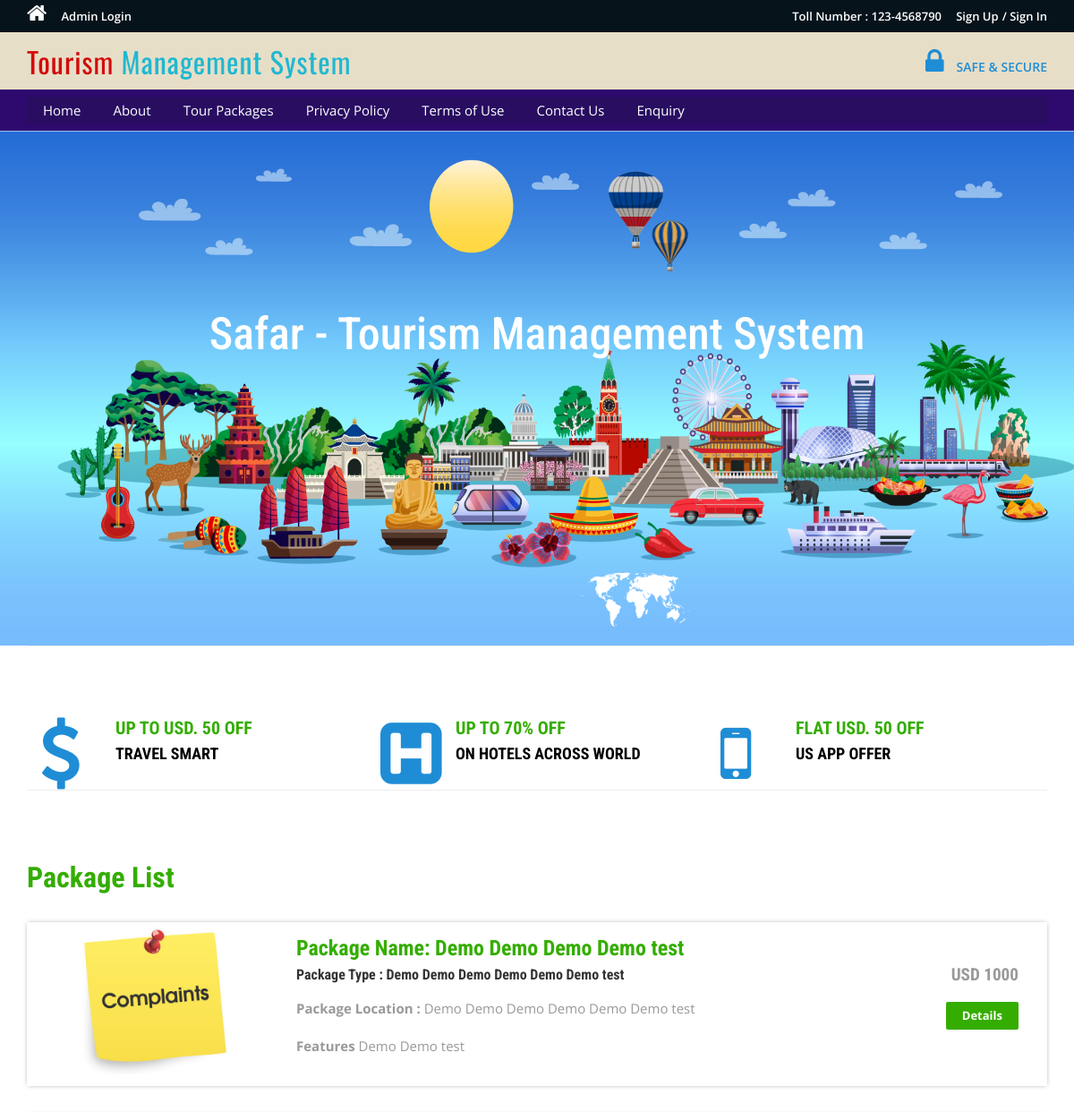
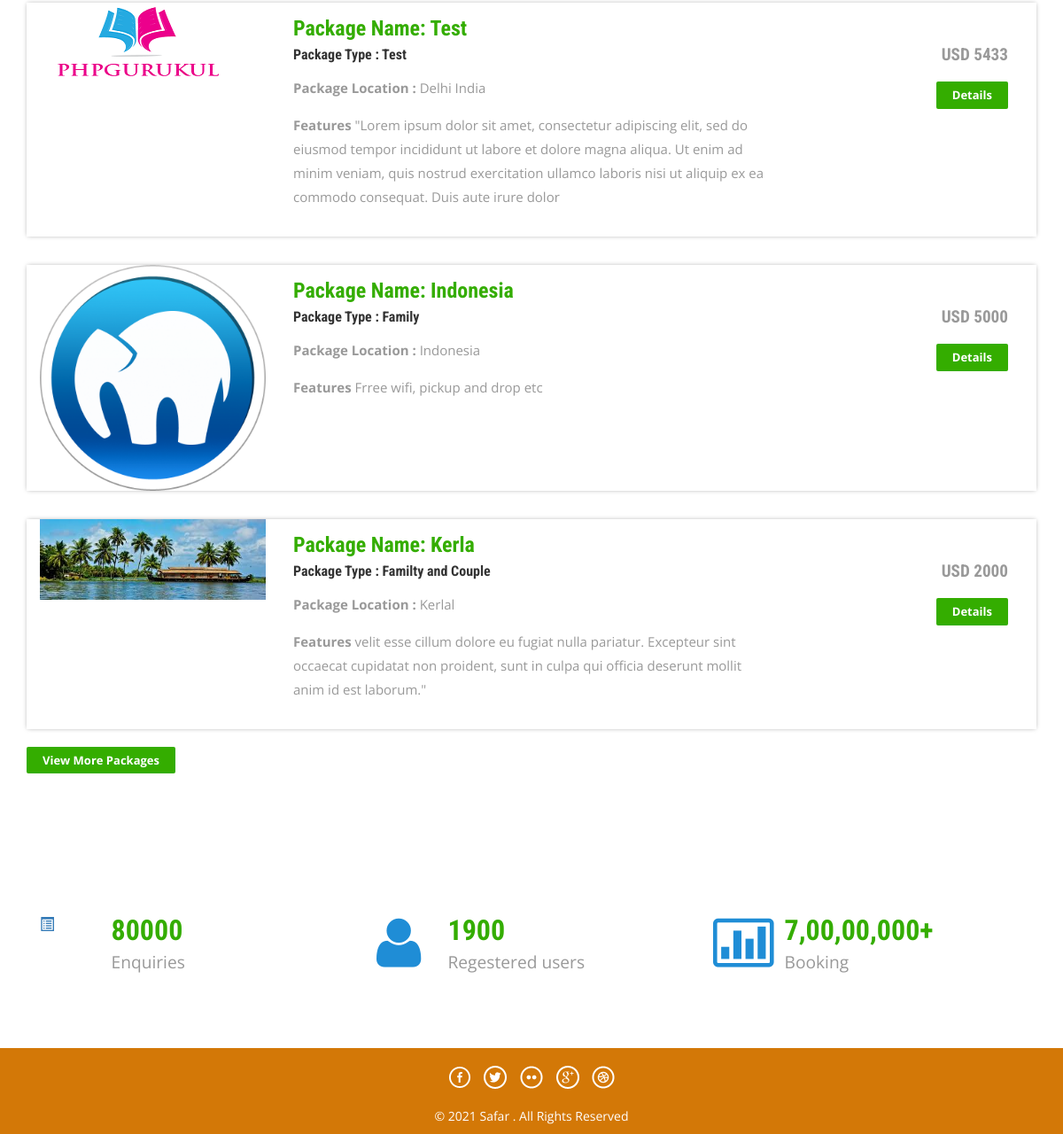
Screenshot of /tms/index.php with the database file from the repository (2 pictures, top to bottom).
### tables this page shows
CREATE TABLE `tourpackages` (
  `PackageId` int(11) NOT NULL,
  `PackageName` varchar(200) DEFAULT NULL,
  `PackageType` varchar(150) DEFAULT NULL,
  `PackageLocation` varchar(100) DEFAULT NULL,
  `PackagePrice` int(11) DEFAULT NULL,
  `PackageFetures` varchar(255) DEFAULT NULL,
  `PackageDetails` mediumtext DEFAULT NULL,
  `PackageImage` varchar(100) DEFAULT NULL,
  `Creationdate` timestamp NULL DEFAULT current_timestamp(),
  `UpdationDate` timestamp NULL DEFAULT NULL ON UPDATE current_timestamp()
);

### tms/index.php (the view, shortened to what this page needs)
<?php
include('includes/config.php');
?>
<!DOCTYPE HTML>
<html>
<head>
<link href="css/bootstrap.css" rel='stylesheet' type='text/css' />
<link href="css/style.css" rel='stylesheet' type='text/css' />
<link href="css/font-awesome.css" rel="stylesheet">
<link href="css/animate.css" rel="stylesheet" type="text/css" media="all">
</head>
<body>
<?php include('includes/header.php');?>
<div class="banner">
	<div class="container">
		<h1 class="wow zoomIn animated animated" data-wow-delay=".5s" style="visibility: visible; animation-delay: 0.5s; animation-name: zoomIn;"> Safar - Tourism Management System</h1>
	</div>
</div>
<div class="container">
	<div class="rupes">
		<div class="col-md-4 rupes-left wow fadeInDown animated animated" data-wow-delay=".5s" style="visibility: visible; animation-delay: 0.5s; animation-name: fadeInDown;">
			<div class="rup-left">
				<a href="offers.html"><i class="fa fa-usd"></i></a>
			</div>
			<div class="rup-rgt">
				<h3>UP TO USD. 50 OFF</h3>
				<h4><a href="offers.html">TRAVEL SMART</a></h4>
			</div>
				<div class="clearfix"></div>
		</div>
		<div class="col-md-4 rupes-left wow fadeInDown animated animated" data-wow-delay=".5s" style="visibility: visible; animation-delay: 0.5s; animation-name: fadeInDown;">
			<div class="rup-left">
				<a href="offers.html"><i class="fa fa-h-square"></i></a>
			</div>
			<div class="rup-rgt">
				<h3>UP TO 70% OFF</h3>
				<h4><a href="offers.html">ON HOTELS ACROSS WORLD</a></h4>
			</div>
				<div class="clearfix"></div>
		</div>
		<div class="col-md-4 rupes-left wow fadeInDown animated animated" data-wow-delay=".5s" style="visibility: visible; animation-delay: 0.5s; animation-name: fadeInDown;">
			<div class="rup-left">
				<a href="offers.html"><i class="fa fa-mobile"></i></a>
			</div>
			<div class="rup-rgt">
				<h3>FLAT USD. 50 OFF</h3>
				<h4><a href="offers.html">US APP OFFER</a></h4>
			</div>
				<div class="clearfix"></div>
		</div>
	</div>
</div>
<div class="container">
	<div class="holiday">
	<h3>Package List</h3>
<?php $sql = "SELECT * from tourpackages order by rand() limit 4";
$query = $dbh->prepare($sql);
$query->execute();
$results=$query->fetchAll(PDO::FETCH_OBJ);
if($query->rowCount() > 0)
{
foreach($results as $result)
{	?>
			<div class="rom-btm">
				<div class="col-md-3 room-left wow fadeInLeft animated" data-wow-delay=".5s">
					<img src="admin/pacakgeimages/<?php echo htmlentities($result->PackageImage);?>" class="img-responsive" alt="">
				</div>
				<div class="col-md-6 room-midle wow fadeInUp animated" data-wow-delay=".5s">
					<h4>Package Name: <?php echo htmlentities($result->PackageName);?></h4>
					<h6>Package Type : <?php echo htmlentities($result->PackageType);?></h6>
					<p><b>Package Location :</b> <?php echo htmlentities($result->PackageLocation);?></p>
					<p><b>Features</b> <?php echo htmlentities($result->PackageFetures);?></p>
				</div>
				<div class="col-md-3 room-right wow fadeInRight animated" data-wow-delay=".5s">
					<h5>USD <?php echo htmlentities($result->PackagePrice);?></h5>
					<a href="package-details.php?pkgid=<?php echo htmlentities($result->PackageId);?>" class="view">Details</a>
				</div>
				<div class="clearfix"></div>
			</div>
<?php }} ?>
<div><a href="package-list.php" class="view">View More Packages</a></div>
</div>
	</div>
<div class="routes">
	<div class="container">
		<div class="col-md-4 routes-left wow fadeInRight animated" data-wow-delay=".5s">
			<div class="rou-left">
				<a href="#"><i class="glyphicon glyphicon-list-alt"></i></a>
			</div>
			<div class="rou-rgt wow fadeInDown animated" data-wow-delay=".5s">
				<h3>80000</h3>
				<p>Enquiries</p>
			</div>
				<div class="clearfix"></div>
		</div>
		<div class="col-md-4 routes-left">
			<div class="rou-left">
				<a href="#"><i class="fa fa-user"></i></a>
			</div>
			<div class="rou-rgt">
				<h3>1900</h3>
				<p>Regestered users</p>
			</div>
				<div class="clearfix"></div>
		</div>
		<div class="col-md-4 routes-left wow fadeInRight animated" data-wow-delay=".5s">
			<div class="rou-left">
				<a href="#"><i class="fa fa-ticket"></i></a>
			</div>
			<div class="rou-rgt">
				<h3>7,00,00,000+</h3>
				<p>Booking</p>
			</div>
				<div class="clearfix"></div>
		</div>
		<div class="clearfix"></div>
	</div>
</div>
<?php include('includes/footer.php');?>
</body>
</html>

### tms/css/style.css (style rules this page uses)
html, body { font-size: 100%; background: #fff; font-family: 'Open Sans', sans-serif; }
body a,.grid_1,plan_1,plan_1.one,plan_1.two,i.icon1, i.icon2, i.icon3, i.icon4, i.icon5, i.icon6 { transition:0.5s all; -webkit-transition:0.5s all; -moz-transition:0.5s all; -o-transition:0.5s all; -ms-transition:0.5s all; }
h1,h2,h3,h4,h5,h6 { margin:0; font-family: 'Roboto Condensed', sans-serif; }
p { margin:0; }
.banner { background: url(../images/travel.png)no-repeat; background-size: cover; -webkit-background-size: cover; -o-background-size: cover; -ms-background-size: cover; -moz-background-size: cover; min-height: 575px; }
.banner h1 { font-size: 50px; margin-bottom: 40px; padding: 4em 0 0; text-align: center; color: #ffffff; }
.rup-left { float: left; width: 24%; }
.rup-rgt { float: left; width: 76%; }
.rupes { padding: 5em 0; border-top: 1px solid rgba(236, 236, 236, 0.9); border-bottom: 1px solid rgba(236, 236, 236, 0.9); }
i.fa.fa-usd { font-size: 5em; color: #1f8dd6; }
i.fa.fa-h-square { font-size: 5em; color: #1f8dd6; }
i.fa.fa-mobile { font-size:5em; color: #1f8dd6; }
.rupes h3 { font-size: 20px; color: #34ad00; font-weight: 700; }
.rupes h4 { font-size: 18px; margin: 8px 0; font-weight: 700; }
.rupes h4 a { color: #000000; }
.rup-left a { display: inline-block; }
.routes { padding: 5em 0; }
.rou-left { float: left; width: 23%; }
.rou-rgt { float: left; width: 70%; }
i.fa.fa-truck,i.fa.fa-user,i.fa.fa-ticket { font-size: 4em; color:#1f8dd6; }
.routes h3 { font-size: 2em; font-weight: 700; color: #34ad00; }
.routes p { font-size: 1.2em; color: #999; line-height: 1.8em; }
.holiday { padding: 5em 0; }
.holiday h3 { font-size: 2em; font-weight: 700; color: #34ad00; }
.holiday p { font-size: 1.2em; line-height: 1.8em; margin: 1em 0; color: #999; }
a.view { padding: 6px 18px; font-weight: 700; color: #fff; background-color: #34ad00; border: 0; font-size: 13px; border-radius: 2px; -webkit-transition: all .2s; -moz-transition: all .2s; transition: all .2s; margin-top: 20px; display: inline-block; }
.rom-btm { margin-top: 2em; box-shadow: 0px 0px 5px -1px rgba(0, 0, 0, 0.37); }
.rom-btm h4 { font-size: 1.5em; font-weight: 700; color: #34ad00; }
.rom-btm p { font-size: 15px; color: #999; }
.rom-btm h6 { font-size: 1em; font-weight: 700; margin: 0.5em 0; }
.room-right { text-align: right; padding: 3em 2em; }
.room-midle { padding: 1em; }
.rom-btm h5 { font-size: 1.2em; font-weight: 700; color: #999; }
.glyphicon { position: relative; top: 1px; display: inline-block; font-family: 'Glyphicons Halflings'; font-style: normal; font-weight: normal; line-height: 1; -webkit-font-smoothing: antialiased; -moz-osx-font-smoothing: grayscale; }

### rows the page displays
tourpackages: PackageImage (picture), PackageName "Demo Demo Demo Demo test", PackageType "Demo Demo Demo Demo Demo Demo test", PackageLocation "Demo Demo Demo Demo Demo Demo test", PackageFetures "Demo Demo test", PackagePrice "1000"
tourpackages: PackageImage (picture), PackageName "Test", PackageType "Test", PackageLocation "Delhi India", PackageFetures "\"Lorem ipsum dolor sit amet, consectetur adipiscing elit, sed do eiusmod tempor incididunt ut labore et dolore magna aliqua. Ut enim ad minim veniam, quis nostrud exercitation ullamco laboris nisi ut aliquip ex ea commodo consequat. Duis aute irure dolor", PackagePrice "5433"
tourpackages: PackageImage (picture), PackageName "Indonesia", PackageType "Family", PackageLocation "Indonesia", PackageFetures "Frree wifi, pickup and drop etc", PackagePrice "5000"
tourpackages: PackageImage (picture), PackageName "Kerla", PackageType "Familty and Couple", PackageLocation "Kerlal", PackageFetures "velit esse cillum dolore eu fugiat nulla pariatur. Excepteur sint occaecat cupidatat non proident, sunt in culpa qui officia deserunt mollit anim id est laborum.\"", PackagePrice "2000"
